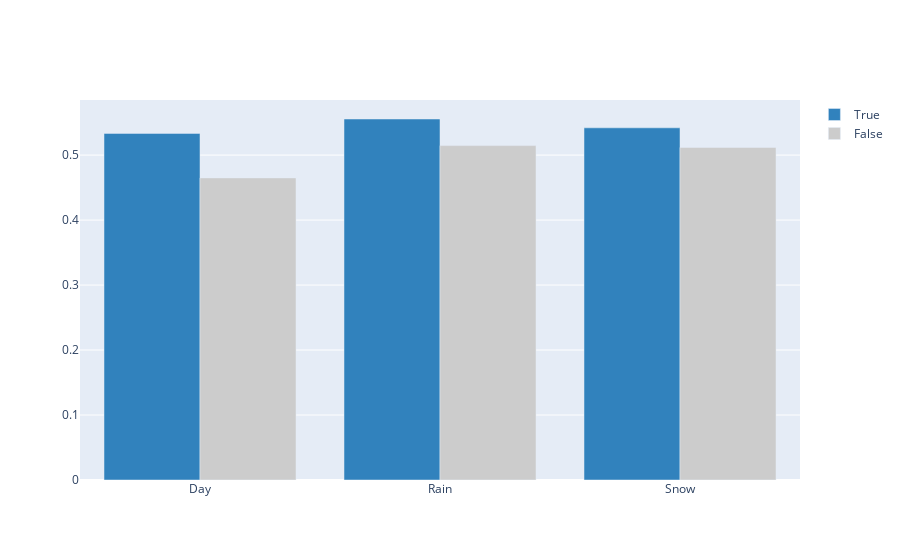

Write notebook code for a chart like this one.
### Code cell
import plotly.graph_objs as go
import plotly.offline as py
trace0 = go.Bar(
    x = ['Day','Rain','Snow'],
    y = [dayt,raint,snowt],
    name = 'True',
    marker=dict(
        color = 'rgb(49,130,189)'
    )
)
trace1 = go.Bar(
    x = ['Day','Rain','Snow'],
    y = [dayf,rainf,snowf],
    name = 'False',
    marker=dict(
        color = 'rgb(204,204,204)'
    )
)
data = [trace0,trace1]
py.iplot(data)

### Figure 1 — Plotly figure (JSON) as saved in the notebook; plotly's stock layout.template omitted (floating-point values rounded to 4 significant figures)
{"data": [{"marker": {"color": "rgb(49,130,189)"}, "name": "True", "type": "bar", "x": ["Day", "Rain", "Snow"], "y": [0.5334, 0.5556, 0.542]}, {"marker": {"color": "rgb(204,204,204)"}, "name": "False", "type": "bar", "x": ["Day", "Rain", "Snow"], "y": [0.4649, 0.5147, 0.5119]}], "layout": {}}
